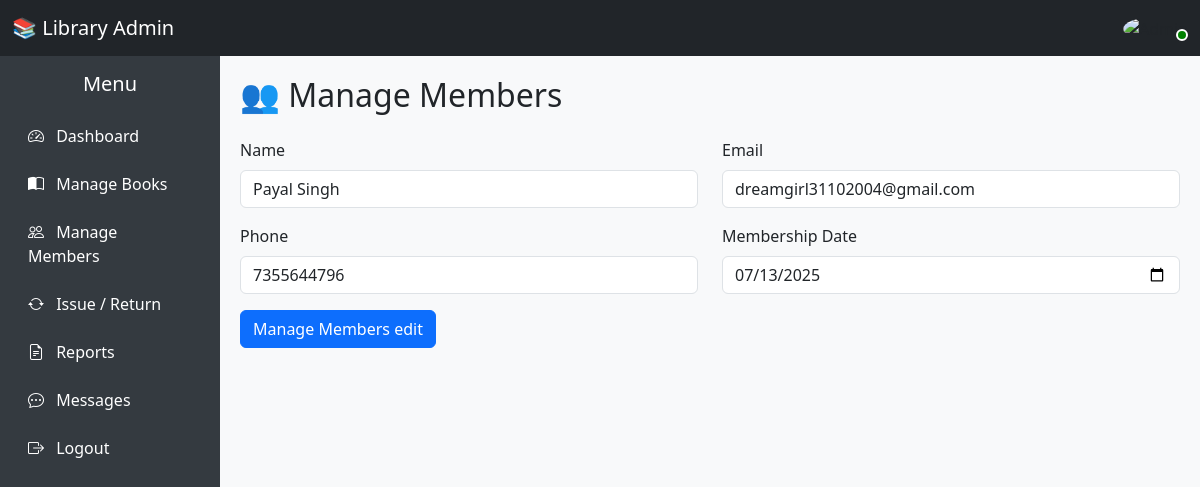
The page /manage_members_edit/10 on the database its author committed.
### myapp/models.py (models this page shows, shortened)
class manage_member_tbl(models.Model):
    id=models.AutoField(primary_key=True)
    name=models.CharField(max_length=100)
    email=models.CharField(max_length=100)
    phone=models.CharField(max_length=100)
    members_date=models.CharField(max_length=100)

### myapp/views.py (the view)
# urls.py: path('manage_members_edit/<int:id>',views.manage_members_edit),
def manage_members_edit(request,id):
    data=manage_member_tbl.objects.filter(id=id).first()
    return render(request, 'manage_members_edit.html',{'show':data})

### templates/manage_members_edit.html (shortened to what this page needs)
{% include 'header2.html' %}
<div class="content">
    <h2 class="mb-4">👥 Manage Members</h2>
                <form method="POST" action="../manage_members_update/">
                    <div class="row mb-3">
                        <div class="col-md-6">
                            <label class="form-label">Name</label>
                            <input type="text" name="name" value="{{ show.name }}" class="form-control" required>
                        </div>
                        <div class="col-md-6">
                            <label class="form-label">Email</label>
                            <input type="email" name="email" value="{{ show.email }}" class="form-control" required>
                        </div>
                    </div>
                    <div class="row mb-3">
                        <div class="col-md-6">
                            <label class="form-label">Phone</label>
                            <input type="text" name="phone"  value="{{ show.phone }}" class="form-control" required>
                        </div>
                        <div class="col-md-6">
                            <label class="form-label">Membership Date</label>
                            <input type="date" name="membership_date" value="{{ show.members_date }}" class="form-control" required>
                        </div>
                    </div>
                    <button type="submit" name="add_member" class="btn btn-primary">Manage Members edit</button>
                </form>
            </div>
{% include 'footer.html' %}

### templates/header2.html (style rules this page uses)
body { background: #f8f9fa; }
.content { margin-left: 220px; padding: 20px; margin-top: 56px; }

### rows shown on the page
manage_member_tbl: name "Payal Singh", email "dreamgirl31102004@gmail.com", phone "7355644796", membership_date "07/13/2025"
